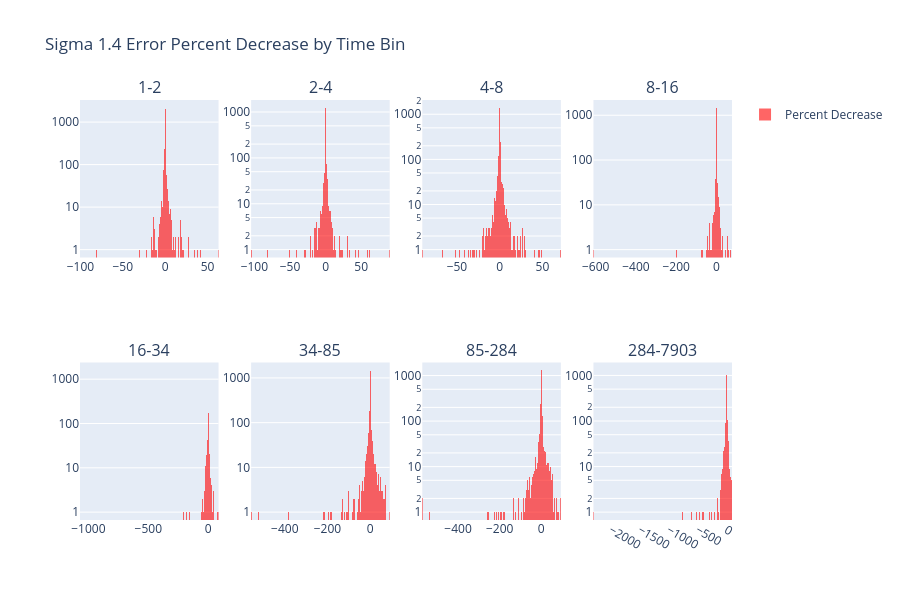

The notebook cell this image was saved under:
### Code cell
error_change_proportion_by_time_bin(S1_4_unary, data[1.4][0]['static_info'])

### Figure 1 — Plotly figure (JSON) as saved in the notebook; plotly's stock layout.template omitted (floating-point values rounded to 4 significant figures; data arrays with more than 128 entries replaced by an {"elided": "..."} marker saying what was removed)
{"data": [{"marker": {"color": "red"}, "name": "Percent Decrease", "opacity": 0.6, "showlegend": true, "type": "histogram", "x": {"elided": "5459 float values"}, "xaxis": "x", "yaxis": "y"}, {"marker": {"color": "red"}, "name": "Percent Decrease", "opacity": 0.6, "showlegend": false, "type": "histogram", "x": {"elided": "3465 float values"}, "xaxis": "x2", "yaxis": "y2"}, {"marker": {"color": "red"}, "name": "Percent Decrease", "opacity": 0.6, "showlegend": false, "type": "histogram", "x": {"elided": "4163 float values"}, "xaxis": "x3", "yaxis": "y3"}, {"marker": {"color": "red"}, "name": "Percent Decrease", "opacity": 0.6, "showlegend": false, "type": "histogram", "x": {"elided": "4053 float values"}, "xaxis": "x4", "yaxis": "y4"}, {"marker": {"color": "red"}, "name": "Percent Decrease", "opacity": 0.6, "showlegend": false, "type": "histogram", "x": {"elided": "4069 float values"}, "xaxis": "x5", "yaxis": "y5"}, {"marker": {"color": "red"}, "name": "Percent Decrease", "opacity": 0.6, "showlegend": false, "type": "histogram", "x": {"elided": "4239 float values"}, "xaxis": "x6", "yaxis": "y6"}, {"marker": {"color": "red"}, "name": "Percent Decrease", "opacity": 0.6, "showlegend": false, "type": "histogram", "x": {"elided": "4203 float values"}, "xaxis": "x7", "yaxis": "y7"}, {"marker": {"color": "red"}, "name": "Percent Decrease", "opacity": 0.6, "showlegend": false, "type": "histogram", "x": {"elided": "4232 float values"}, "xaxis": "x8", "yaxis": "y8"}], "layout": {"annotations": [{"font": {"size": 16}, "showarrow": false, "text": "1-2", "x": 0.1062, "xanchor": "center", "xref": "paper", "y": 1, "yanchor": "bottom", "yref": "paper"}, {"font": {"size": 16}, "showarrow": false, "text": "2-4", "x": 0.3688, "xanchor": "center", "xref": "paper", "y": 1, "yanchor": "bottom", "yref": "paper"}, {"font": {"size": 16}, "showarrow": false, "text": "4-8", "x": 0.6313, "xanchor": "center", "xref": "paper", "y": 1, "yanchor": "bottom", "yref": "paper"}, {"font": {"size": 16}, "showarrow": false, "text": "8-16", "x": 0.8938, "xanchor": "center", "xref": "paper", "y": 1, "yanchor": "bottom", "yref": "paper"}, {"font": {"size": 16}, "showarrow": false, "text": "16-34", "x": 0.1062, "xanchor": "center", "xref": "paper", "y": 0.375, "yanchor": "bottom", "yref": "paper"}, {"font": {"size": 16}, "showarrow": false, "text": "34-85", "x": 0.3688, "xanchor": "center", "xref": "paper", "y": 0.375, "yanchor": "bottom", "yref": "paper"}, {"font": {"size": 16}, "showarrow": false, "text": "85-284", "x": 0.6313, "xanchor": "center", "xref": "paper", "y": 0.375, "yanchor": "bottom", "yref": "paper"}, {"font": {"size": 16}, "showarrow": false, "text": "284-7903", "x": 0.8938, "xanchor": "center", "xref": "paper", "y": 0.375, "yanchor": "bottom", "yref": "paper"}], "barmode": "overlay", "height": 600, "title": {"text": "Sigma 1.4 Error Percent Decrease by Time Bin"}, "xaxis": {"anchor": "y", "domain": [0, 0.2125]}, "xaxis2": {"anchor": "y2", "domain": [0.2625, 0.475]}, "xaxis3": {"anchor": "y3", "domain": [0.525, 0.7375]}, "xaxis4": {"anchor": "y4", "domain": [0.7875, 1]}, "xaxis5": {"anchor": "y5", "domain": [0, 0.2125]}, "xaxis6": {"anchor": "y6", "domain": [0.2625, 0.475]}, "xaxis7": {"anchor": "y7", "domain": [0.525, 0.7375]}, "xaxis8": {"anchor": "y8", "domain": [0.7875, 1]}, "yaxis": {"anchor": "x", "domain": [0.625, 1], "type": "log"}, "yaxis2": {"anchor": "x2", "domain": [0.625, 1], "type": "log"}, "yaxis3": {"anchor": "x3", "domain": [0.625, 1], "type": "log"}, "yaxis4": {"anchor": "x4", "domain": [0.625, 1], "type": "log"}, "yaxis5": {"anchor": "x5", "domain": [0, 0.375], "type": "log"}, "yaxis6": {"anchor": "x6", "domain": [0, 0.375], "type": "log"}, "yaxis7": {"anchor": "x7", "domain": [0, 0.375], "type": "log"}, "yaxis8": {"anchor": "x8", "domain": [0, 0.375], "type": "log"}}}
